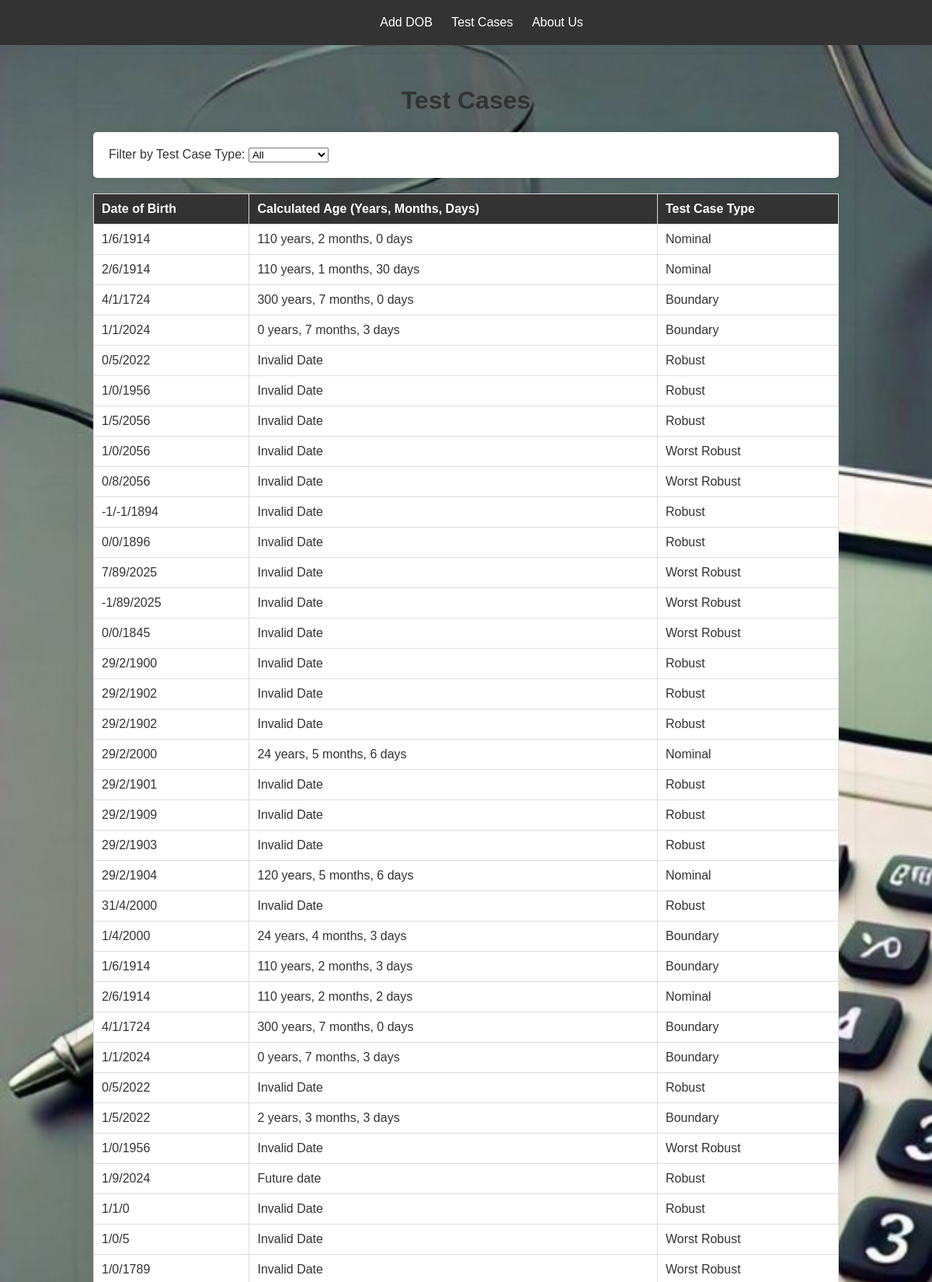
Screenshot of /test_cases/ (upper part) with the database file from the repository.
### calculator/models.py (models this page shows, shortened)
class DOB(models.Model):
    day = models.IntegerField()
    month = models.IntegerField()
    year = models.IntegerField()
    age_years = models.IntegerField(null=True, blank=True)
    age_months = models.IntegerField(null=True, blank=True)
    age_days = models.IntegerField(null=True, blank=True)
    test_case_type = models.CharField(max_length=20)
    is_future_date = models.BooleanField(default=False)

### calculator/views.py (the view)
# urls.py: path('test_cases/', views.test_cases, name='test_cases'),
def test_cases(request):
    test_case_type = request.GET.get('test_case_type', 'Both')
    if test_case_type == 'Both':
        dobs = DOB.objects.all()
    else:
        dobs = DOB.objects.filter(test_case_type=test_case_type)
    return render(request, 'calculator/test_cases.html', {
        'dobs': dobs,
        'selected_filter': test_case_type
    })

### calculator/templates/calculator/test_cases.html (shortened to what this page needs)
{% extends 'calculator/base.html' %}
{% block content %}
<h1 style="text-align: center;" >Test Cases</h1>
<form id="filter-form" method="get" action="{% url 'calculator:test_cases' %}">
    <label for="test_case_type">Filter by Test Case Type:</label>
    <select id="test_case_type" name="test_case_type">
        <option value="Both" {% if selected_filter == 'Both' %}selected{% endif %}>All</option>
    </select>
</form>
<table border>
    <thead>
        <tr>
            <th>Date of Birth</th>
            <th>Calculated Age (Years, Months, Days)</th>
            <th>Test Case Type</th>
        </tr>
    </thead>
    <tbody>
        {% for dob in dobs %}
            <tr>
                <td>{{ dob.day }}/{{ dob.month }}/{{ dob.year }}</td>
                <td>
                    {% if dob.age_years == -1 %}
                    Future date
                {% elif dob.age_years is not None %}
                    {{ dob.age_years }} years, {{ dob.age_months }} months, {{ dob.age_days }} days
                {% else %}
                    Invalid Date
                {% endif %}
                </td>
                <td>{{ dob.test_case_type }}</td>
            </tr>
        {% endfor %}
    </tbody>
</table>
{% endblock %}

### calculator/templates/calculator/base.html (shortened to what this page needs)
<!DOCTYPE html>
<html>
<head>
    {% load static %}
    <link rel="stylesheet" type="text/css" href="{% static 'css/style.css' %}">
</head>
<body>
    <header>
        <div class="header-container">
            <a href="{% url 'calculator:add_dob' %}">Add DOB</a>
            <a href="{% url 'calculator:test_cases' %}">Test Cases</a>
            <a href="{% url 'calculator:about_us' %}">About Us</a>
        </div>
    </header>
    <div class="main-container">
        {% block content %}
        {% endblock %}
    </div>
</body>
</html>

### calculator/static/css/style.css (style rules this page uses)
body { font-family: Arial, sans-serif; background-color: #f7c2c2; background-image: url('ac.jpg'); background-repeat: no-repeat; background-size: cover; color: #333; margin: 0; padding: 0; }
.header-container { text-align: center; }
.main-container { width: 80%; margin: auto; overflow: hidden; padding: 20px; background-size: cover; border-radius: 5px; box-shadow: 0 0 10px rgba(0,0,0,0.1); margin-top: 70px; }
header { color: #fff; padding: 20px; text-align: center; position: fixed; width: 100%; top: 0; left: 0; background: #333; z-index: 1000; font-size: 16px; }
header a { color: #fff; text-decoration: none; margin: 0 10px; display: inline-block; }
form { padding: 20px; border-radius: 5px; box-shadow: 0 0 10px rgba(0,0,0,0.1); background: #fff; }
table { width: 100%; border-collapse: collapse; margin-top: 20px; background-color: white; }
table, th, td { border: 1px solid #ddd; }
th, td { padding: 10px; text-align: left; }
th { background: #333; color: #fff; }

### rows the page displays
DOB: day "1", month "6", year "1914", age_years "110", age_months "2", age_days "0", test_case_type "Nominal"
DOB: day "2", month "6", year "1914", age_years "110", age_months "1", age_days "30", test_case_type "Nominal"
DOB: day "4", month "1", year "1724", age_years "300", age_months "7", age_days "0", test_case_type "Boundary"
DOB: day "1", month "1", year "2024", age_years "0", age_months "7", age_days "3", test_case_type "Boundary"
DOB: day "0", month "5", year "2022", shows "Invalid Date", test_case_type "Robust"
DOB: day "1", month "0", year "1956", shows "Invalid Date", test_case_type "Robust"
DOB: day "1", month "5", year "2056", shows "Invalid Date", test_case_type "Robust"
DOB: day "1", month "0", year "2056", shows "Invalid Date", test_case_type "Worst Robust"
DOB: day "0", month "8", year "2056", shows "Invalid Date", test_case_type "Worst Robust"
DOB: day "-1", month "-1", year "1894", shows "Invalid Date", test_case_type "Robust"
DOB: day "0", month "0", year "1896", shows "Invalid Date", test_case_type "Robust"
DOB: day "7", month "89", year "2025", shows "Invalid Date", test_case_type "Worst Robust"
DOB: day "-1", month "89", year "2025", shows "Invalid Date", test_case_type "Worst Robust"
DOB: day "0", month "0", year "1845", shows "Invalid Date", test_case_type "Worst Robust"
DOB: day "29", month "2", year "1900", shows "Invalid Date", test_case_type "Robust"
DOB: day "29", month "2", year "1902", shows "Invalid Date", test_case_type "Robust"
DOB: day "29", month "2", year "1902", shows "Invalid Date", test_case_type "Robust"
DOB: day "29", month "2", year "2000", age_years "24", age_months "5", age_days "6", test_case_type "Nominal"
DOB: day "29", month "2", year "1901", shows "Invalid Date", test_case_type "Robust"
DOB: day "29", month "2", year "1909", shows "Invalid Date", test_case_type "Robust"
DOB: day "29", month "2", year "1903", shows "Invalid Date", test_case_type "Robust"
DOB: day "29", month "2", year "1904", age_years "120", age_months "5", age_days "6", test_case_type "Nominal"
DOB: day "31", month "4", year "2000", shows "Invalid Date", test_case_type "Robust"
DOB: day "1", month "4", year "2000", age_years "24", age_months "4", age_days "3", test_case_type "Boundary"
DOB: day "1", month "6", year "1914", age_years "110", age_months "2", age_days "3", test_case_type "Boundary"
DOB: day "2", month "6", year "1914", age_years "110", age_months "2", age_days "2", test_case_type "Nominal"
DOB: day "4", month "1", year "1724", age_years "300", age_months "7", age_days "0", test_case_type "Boundary"
DOB: day "1", month "1", year "2024", age_years "0", age_months "7", age_days "3", test_case_type "Boundary"
DOB: day "0", month "5", year "2022", shows "Invalid Date", test_case_type "Robust"
DOB: day "1", month "5", year "2022", age_years "2", age_months "3", age_days "3", test_case_type "Boundary"
DOB: day "1", month "0", year "1956", shows "Invalid Date", test_case_type "Worst Robust"
DOB: day "1", month "9", year "2024", age_years "Future date", test_case_type "Robust"
DOB: day "1", month "1", year "0", shows "Invalid Date", test_case_type "Robust"
DOB: day "1", month "0", year "5", shows "Invalid Date", test_case_type "Worst Robust"
DOB: day "1", month "0", year "1789", shows "Invalid Date", test_case_type "Worst Robust"
